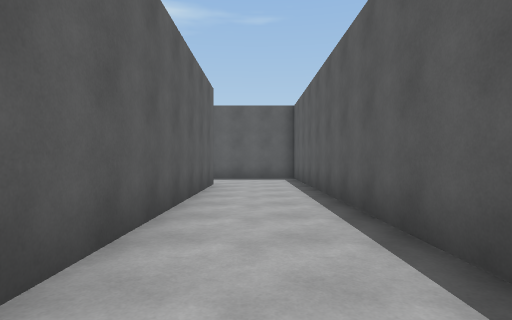
view 1 (above)

24 first-person views from a walk through a Unity game level. The camera is 1.3 m above the floor, looks level and sees 80° across. The floor is counted in squares, 2 m on a side. Each view is taken from the middle of a square. On the plan, view 1 faces up. The plan holds only what a view shows up to about 10 squares ahead; the rest is blank. The place goes on beyond the plan. The player character is not drawn. Surface patterns are stand-ins for the level's own textures.

view 2
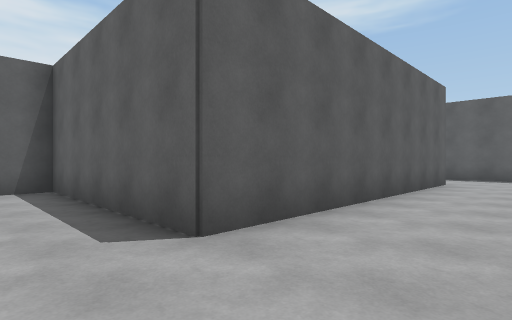

view 3
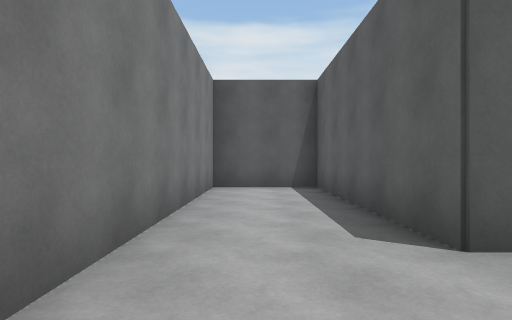

view 4
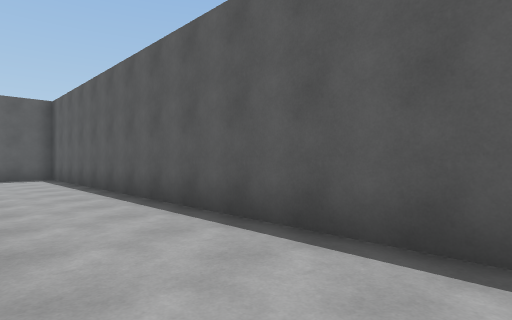

view 5
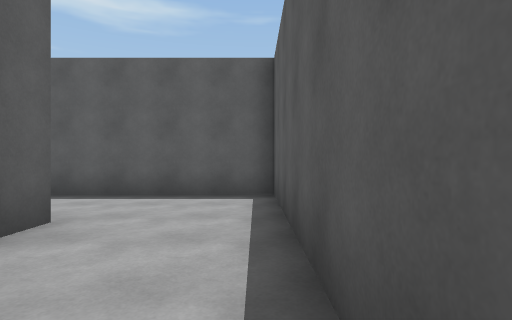

view 6
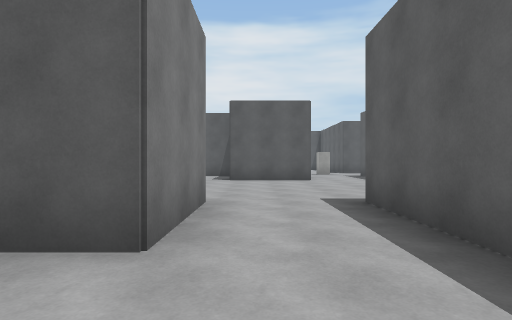

view 7
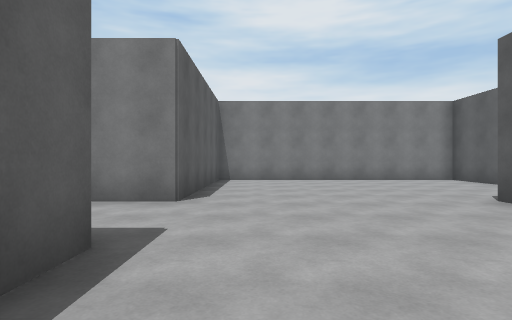

view 8
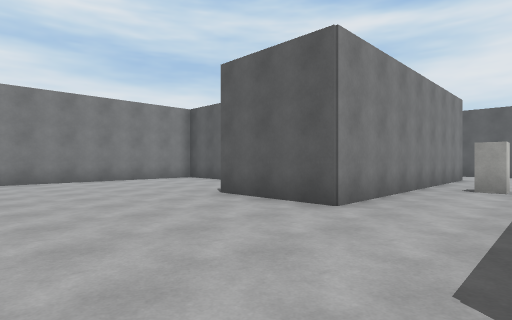

view 9
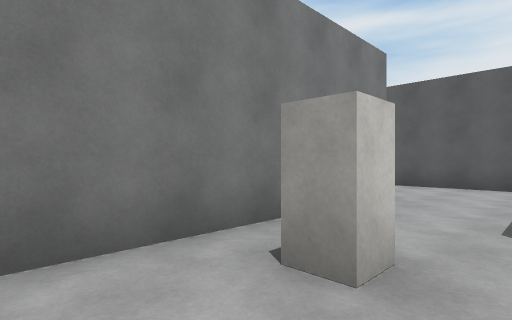

view 10
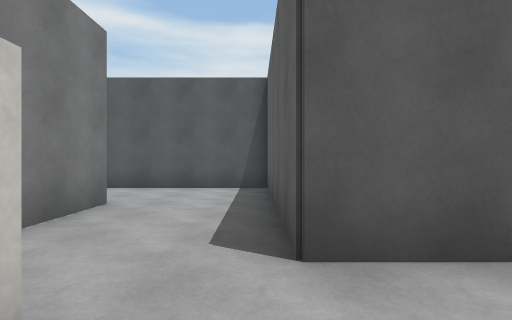

view 11
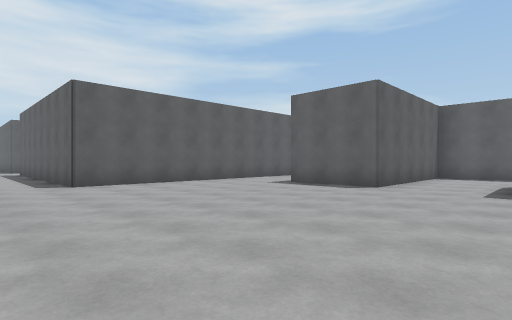

view 12
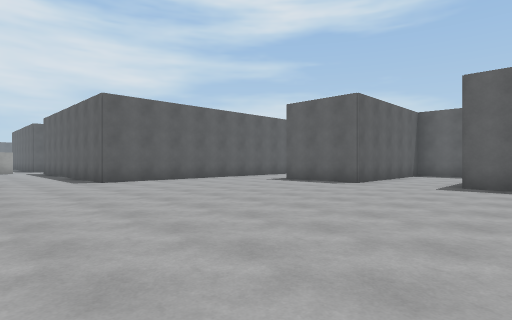

view 13
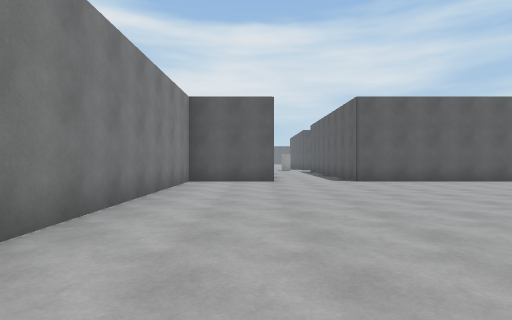

view 14
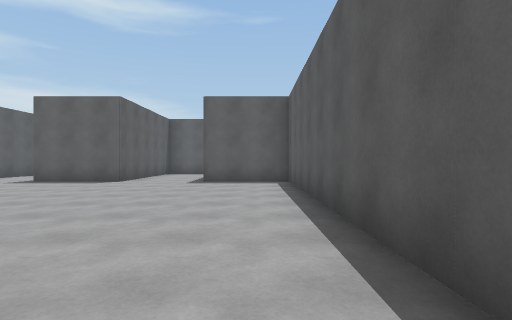

view 15
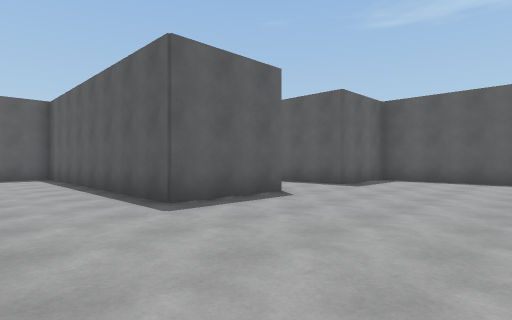

view 16
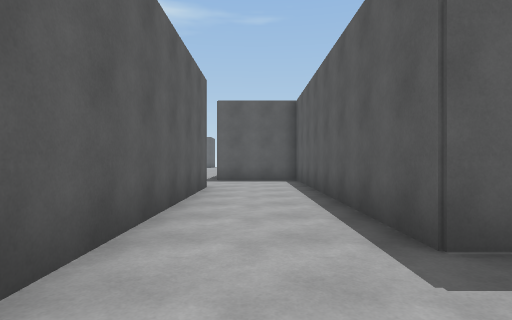

view 17
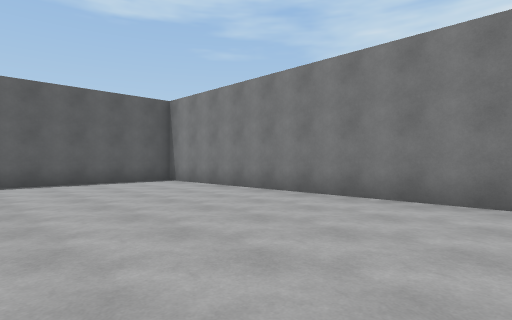

view 18
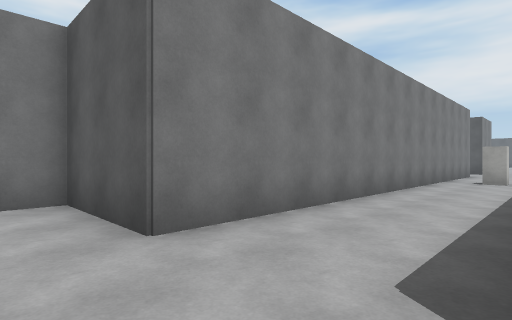

view 19
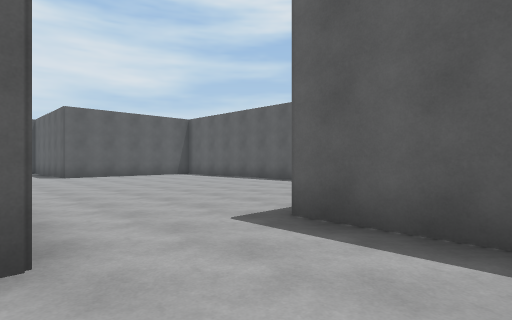

view 20
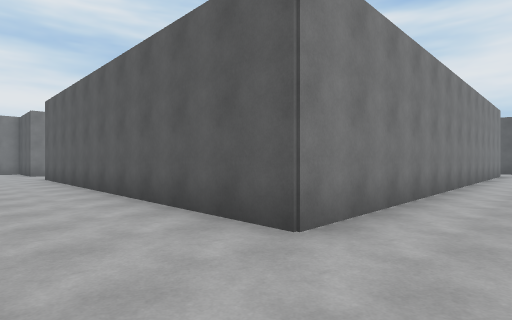

view 21
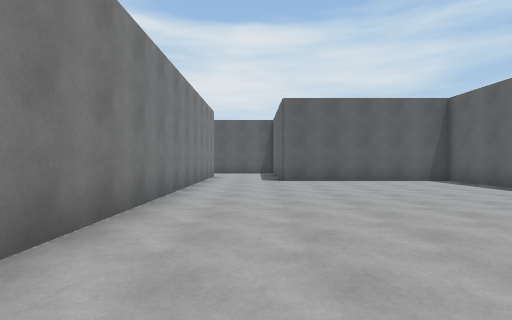

view 22
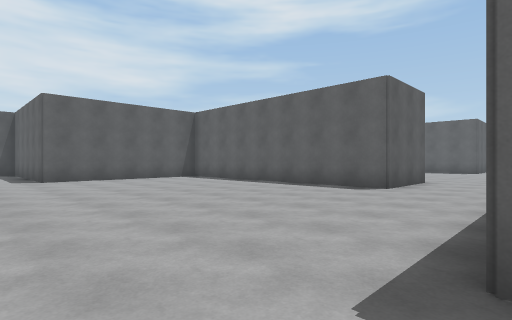

view 23
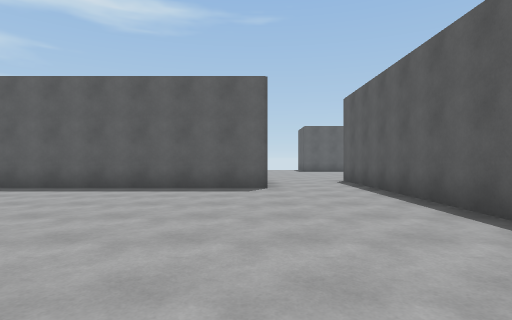

view 24
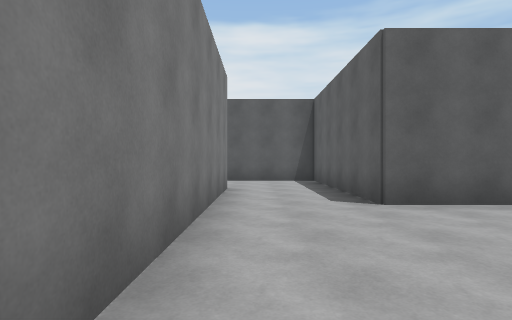

### Floor plan
Points are (right, up) in squares from view 1. A wall is a line through its corners. A room is listed if a view was taken in it or the views show most of it. See-through windows are left out.
Room 1 (views 1, 2, 3, 4, 5, 6)
walls: (-3.8, 8.2) (-1.1, 8.2) (-1.1, 0.5) (-6.3, 0.5) (-6.3, -2) (-0.1, -2); (1.3, -0.9) (1.3, 10.7) (-3.8, 10.7)
ways out: opening at (-2.5, 9.5) to room 2
Room 2 (views 7, 8, 9, 10)
walls: (-3.8, 10.7) (-3.8, 11.6); (-13.9, 14.6) (-13.9, 13.3) (-18.6, 13.3); (-11.4, 5) (-11.4, 3.1) (-3.8, 3.1) (-3.8, 8.2); (-16.6, 10.8) (-8.8, 10.8) (-8.8, 8.1); (-19.1, 13.4) (-19.1, 10.5)
ways out: opening at (-2.5, 9.5) to room 1; opening at (-17.5, 9.5) to room 3
objects: other object (-13, 12)
Room 3 (views 11, 12, 13, 14, 15, 16, 17, 18, 19, 20, 22)
walls: (-19.1, 10.5) (-19.1, 8.1) (-21.7, 8.1) (-21.7, 15.8) (-24.4, 15.8); (-25.4, 13.3) (-24.2, 13.3) (-24.2, 3) (-28.1, 3); (-34.6, 0.5) (-24.2, 0.5) (-24.2, -2) (-14, -2) (-14, 8.1) (-16.6, 8.1) (-16.6, 10.2)
ways out: opening at (-17.5, 9.5) to room 2; opening at (-24.5, 14.5) to room 4
objects: other object (-33, 2)
Room 4 (views 21, 23, 24)
walls: (-24.3, 17.2) (-24.3, 23.5); (-26.7, 23.5) (-26.7, 20.9) (-34.4, 20.9) (-34.4, 15.8) (-37.6, 15.8); (-37, 13.3) (-25.4, 13.3)
ways out: opening at (-24.5, 14.5) to room 3; opening at (-38, 14.5); opening at (-25.5, 23.5)

Where each view was taken, in squares from view 1:
view 1: 0 up, 0 right, facing up
view 2: 1 down, 1 right, facing up-left
view 3: 1 down, 1 right, facing left
view 4: 1 down, 1 left, facing up-right
view 5: 5 up, 1 right, facing up
view 6: 9 up, 1 right, facing left
view 7: 13 up, 5 left, facing down
view 8: 13 up, 5 left, facing down-left
view 9: 13 up, 11 left, facing down-left
view 10: 13 up, 12 left, facing left
view 11: 1 up, 16 left, facing up-left
view 12: 0 up, 15 left, facing up-left
view 13: 0 up, 15 left, facing left
view 14: 1 down, 15 left, facing up
view 15: 4 up, 24 left, facing up-right
view 16: 6 up, 23 left, facing up
view 17: 3 up, 23 left, facing down-right
view 18: 3 up, 23 left, facing down-left
view 19: 13 up, 22 left, facing up-left
view 20: 15 up, 22 left, facing down-left
view 21: 15 up, 25 left, facing left
view 22: 14 up, 24 left, facing up-left
view 23: 14 up, 27 left, facing up
view 24: 14 up, 30 left, facing left
